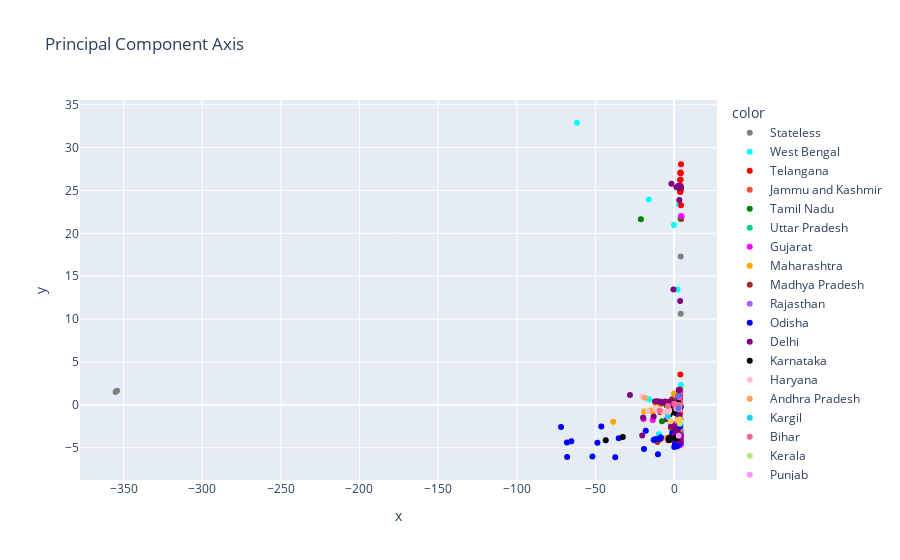

This figure's notebook cell:
### Code cell
for_x = final_df.PC1.tolist()
for_y = final_df.PC2.tolist()
for_states = final_df.State.tolist()
for_hover = final_df.StrainID.tolist()

fig = px.scatter(x=for_x, y=for_y, color=for_states, title="Principal Component Axis",
                color_discrete_map={
                "Stateless": "grey",
                "Tamil Nadu": "green",
                "Telangana": "red",
                "Maharashtra": "orange",
                "Gujarat": "magenta",
                "Delhi": "purple",
                "West Bengal": "aqua",
                "Haryana": "pink",
                "Odisha": "blue",
                "Madhya Pradesh": "brown",
                "Karnataka": "black"
                })

fig.show()

### Figure 1 — Plotly figure (JSON) as saved in the notebook; plotly's stock layout.template omitted (floating-point values rounded to 4 significant figures; data arrays with more than 128 entries replaced by an {"elided": "..."} marker saying what was removed)
{"data": [{"hovertemplate": "color=Stateless<br>x=%{x}<br>y=%{y}<extra></extra>", "legendgroup": "Stateless", "marker": {"color": "grey", "symbol": "circle"}, "mode": "markers", "name": "Stateless", "orientation": "v", "showlegend": true, "type": "scatter", "x": [4.326, 4.234, 4.184, 4.195, 4.186, 4.351, 4.243, 3.793, 3.674, 3.899, 4.296, 3.976, 3.934, 4.228, 3.83, 3.805, 3.914, 3.805, 2.591, 3.988, 4.201, 3.545, 4.111, 4.186, 4.243, -354.1, -355.0], "xaxis": "x", "y": [-3.484, -3.51, -3.755, -3.532, -3.55, -3.46, -3.616, -1.735, -1.833, -1.7, 10.61, -1.631, -1.675, 17.29, -1.729, -1.713, -1.578, -1.686, -0.0907, -1.704, -3.554, -1.747, -3.575, -3.509, -3.616, 1.629, 1.493], "yaxis": "y"}, {"hovertemplate": "color=West Bengal<br>x=%{x}<br>y=%{y}<extra></extra>", "legendgroup": "West Bengal", "marker": {"color": "aqua", "symbol": "circle"}, "mode": "markers", "name": "West Bengal", "orientation": "v", "showlegend": true, "type": "scatter", "x": [4.236, 4.174, 4.203, 4.163, 4.223, 3.652, 2.193, -15.77, 4.237, 4.087, 3.96, 4.353, 4.194, 4.176, 3.782, 4.344, 4.164, 4.158, 4.262, 3.905, 4.164, 4.29, 4.226, 3.991, 4.044, 4.239, 4.216, 4.005, 4.204, 4.078, 4.107, 3.917, 4.171, 4.227, 4.171, -9.614, 4.189, 3.513, 2.49, 3.031, -61.73, -0.05571, -16.09, 3.199, 3.132], "xaxis": "x", "y": [-3.598, -3.634, -3.532, -3.154, -3.624, -0.09868, 13.46, 0.6577, -3.477, -3.27, -2.261, 2.304, -3.514, -3.479, -2.418, -2.443, -3.548, -3.516, -3.547, 1.796, -0.08646, -3.436, -3.111, -3.572, -3.691, -3.508, -3.565, -3.509, -3.443, -2.281, -3.565, -3.609, -3.557, -3.58, -3.557, -3.425, -3.169, -3.561, -0.5524, -0.4537, 32.89, 20.98, 23.95, 23.38, -0.2552], "yaxis": "y"}, {"hovertemplate": "color=Telangana<br>x=%{x}<br>y=%{y}<extra></extra>", "legendgroup": "Telangana", "marker": {"color": "red", "symbol": "circle"}, "mode": "markers", "name": "Telangana", "orientation": "v", "showlegend": true, "type": "scatter", "x": [4.236, 4.696, 4.132, 4.517, 4.241, 4.446, 3.628, 4.039, 4.115, 4.007, 3.904, 3.865, 4.435, 3.837, 4.086, 4.033, 4.097, 3.822, 3.968, 4.054, 4.128, 3.531, 4.034, 3.544, 3.439, 3.576, 3.821, 3.935, 3.863, 3.847, 3.881, 3.847, 3.872, 3.654, 3.706, 3.707, 3.821, 3.728, 3.942, 3.947, 3.81, 3.712, 3.813, 3.826, 3.709, 3.68, 3.795, 3.795, 3.651, 3.744, 3.626, 3.726, 3.545, 3.707, 3.648, 3.718, 3.673, 3.852, 3.803, 3.719, 3.574, 4.459, 3.929, 3.968, 4.008, 3.936, 4.052, 4.086, 4.022, 4.015, 4.332, 3.87, 4.208, 3.981, 4.132, 4.04, 3.604, 3.774, 3.646, 3.61, 3.746, 3.586, 3.695, 3.65, 3.667, 3.613, 3.624, 3.615, 4.047, 3.386, 3.446, 3.936, 3.65, 3.604, 3.402, 3.55, 3.88], "xaxis": "x", "y": [25.13, 21.92, 27.1, 21.67, 27.03, 28.06, -2.155, 27.04, 25.38, 25.37, 25.41, 25.41, 25.41, 25.38, 26.24, 25.32, 25.43, 25.43, 26.24, 25.34, 25.13, 1.454, -0.2316, -0.2897, -0.4309, -0.3325, -0.3742, -0.2953, -3.68, -3.661, -3.662, -3.661, -3.695, -3.713, -3.64, -3.646, -3.796, -3.837, -3.914, -3.871, -3.823, -3.818, -3.83, -3.843, 1.724, 1.737, -3.617, -3.617, -0.1584, -0.3171, -0.1683, 1.74, -0.08216, -0.5189, -0.1087, 1.761, 1.757, -0.3156, 1.732, -0.3359, 0.03636, 23.28, -0.1344, 25.18, 24.93, -0.1121, 25.34, 25.54, 25.35, 25.35, 25.31, 24.82, 25.23, 25.19, 24.85, 26.26, -0.2391, -0.3295, -0.2378, -0.2348, -1.026, -0.2587, -1.029, -0.2646, 0.8344, -0.2253, 0.7449, -0.2163, 3.536, -0.06154, -0.2098, 1.563, -0.1941, -0.2274, 0.7669, -0.3985, -3.28], "yaxis": "y"}, {"hovertemplate": "color=Jammu and Kashmir<br>x=%{x}<br>y=%{y}<extra></extra>", "legendgroup": "Jammu and Kashmir", "marker": {"color": "#EF553B", "symbol": "circle"}, "mode": "markers", "name": "Jammu and Kashmir", "orientation": "v", "showlegend": true, "type": "scatter", "x": [2.996], "xaxis": "x", "y": [1.044], "yaxis": "y"}, {"hovertemplate": "color=Tamil Nadu<br>x=%{x}<br>y=%{y}<extra></extra>", "legendgroup": "Tamil Nadu", "marker": {"color": "green", "symbol": "circle"}, "mode": "markers", "name": "Tamil Nadu", "orientation": "v", "showlegend": true, "type": "scatter", "x": [3.66, 3.093, 3.281, 3.749, 3.588, 3.914, -4.717, 1.75, -7.616, -2.208, 1.635, 1.76, -1.08, 4.064, 4.085, 3.982, 4.229, -21.06, 1.559, 3.876, 3.862, 3.856, 3.862, 3.862, 3.525, 3.86, 3.757, 3.741, 3.778, 3.881, 3.787, 3.705, 3.787, 3.757], "xaxis": "x", "y": [1.013, -0.1207, -0.09316, -0.3566, -0.0665, -0.06417, -0.07448, -1.015, -1.906, -0.5145, -0.3715, -0.5051, 0.3382, 25.42, 25.4, 25.31, 21.76, 21.65, -0.1011, -3.724, -3.73, -3.719, -3.73, -3.73, -0.1931, -3.74, -3.724, -3.728, -3.736, -3.721, -3.717, -3.729, -3.723, -3.724], "yaxis": "y"}, {"hovertemplate": "color=Uttar Pradesh<br>x=%{x}<br>y=%{y}<extra></extra>", "legendgroup": "Uttar Pradesh", "marker": {"color": "#00cc96", "symbol": "circle"}, "mode": "markers", "name": "Uttar Pradesh", "orientation": "v", "showlegend": true, "type": "scatter", "x": [3.451, -0.1457, 2.467, 3.554, -0.01488], "xaxis": "x", "y": [0.004455, -0.1622, -3.751, -0.09771, -3.572], "yaxis": "y"}, {"hovertemplate": "color=Gujarat<br>x=%{x}<br>y=%{y}<extra></extra>", "legendgroup": "Gujarat", "marker": {"color": "magenta", "symbol": "circle"}, "mode": "markers", "name": "Gujarat", "orientation": "v", "showlegend": true, "type": "scatter", "x": {"elided": "201 float values"}, "xaxis": "x", "y": {"elided": "201 float values"}, "yaxis": "y"}, {"hovertemplate": "color=Maharashtra<br>x=%{x}<br>y=%{y}<extra></extra>", "legendgroup": "Maharashtra", "marker": {"color": "orange", "symbol": "circle"}, "mode": "markers", "name": "Maharashtra", "orientation": "v", "showlegend": true, "type": "scatter", "x": [3.649, 3.675, 3.514, 3.573, 3.527, 3.65, 3.564, 3.686, 3.204, 1.974, -38.67, 3.154, 2.886, 3.288, -13.43, 3.343, 2.924, 1.627, 2.149, 3.355, -15.0, 3.123, -4.537, 3.268, 1.153, -13.1, 3.483, 1.34, 3.321, -0.1042, -1.202, 3.055, 3.203, 3.502, 3.523, 3.38, 2.812, 3.294, 3.075, -4.399, 2.499, 2.561, -8.687, -19.01, 0.7674, -11.65, 3.63, 3.624, 3.901, 3.594, 3.869, 3.585, 3.586, 3.274, 3.38, 3.302, 3.367, 2.886, 3.642, 3.431, 3.478, 3.609, 3.672, 3.547, 3.244, 3.564, 3.508, 3.662, 3.47, -0.8484, -0.412, 2.797, 1.93, 3.03, 3.205, 2.876, 3.377, 2.946, 3.182, 3.264], "xaxis": "x", "y": [-4.294, -4.302, -4.331, -4.259, -4.152, -4.254, -4.309, -4.332, -4.158, -3.078, -1.974, -2.887, -3.04, -0.6916, -0.7568, -0.7123, 0.4307, -0.5205, -0.6609, 0.2646, -0.6546, -2.233, -3.832, -0.7282, -0.6567, -0.6866, -4.327, -4.31, -4.208, 1.319, -3.624, -4.27, -4.389, -4.24, -4.144, -4.381, -0.6184, -4.232, -4.23, -0.8413, -0.4563, -0.2249, 0.05121, -0.7784, -0.3598, 0.2005, -0.2532, -0.206, -3.807, -2.482, -3.381, -4.33, -4.291, -2.748, -2.827, -2.877, -2.85, -0.8506, -4.294, -0.6813, 0.2769, -4.307, -4.261, -4.287, -2.443, -4.193, 1.204, -4.185, -4.19, -4.022, -3.923, -4.249, -2.489, -2.482, -4.114, -2.246, -4.241, -4.177, -2.899, -4.207], "yaxis": "y"}, {"hovertemplate": "color=Madhya Pradesh<br>x=%{x}<br>y=%{y}<extra></extra>", "legendgroup": "Madhya Pradesh", "marker": {"color": "brown", "symbol": "circle"}, "mode": "markers", "name": "Madhya Pradesh", "orientation": "v", "showlegend": true, "type": "scatter", "x": [-11.22, -8.414, -10.52, -3.714, -0.8672, -3.553, -1.26, 2.741, -8.61, -1.072, 4.261, 4.162, 2.577, 3.846, 3.067, 3.8, 3.481, -2.023, 3.407], "xaxis": "x", "y": [-4.037, -3.997, -4.345, -3.996, -3.958, -4.134, 0.6565, -4.064, -0.8499, -3.512, -3.453, -3.558, -2.828, -3.944, -3.573, -3.557, -3.465, -2.641, 0.8313], "yaxis": "y"}, {"hovertemplate": "color=Rajasthan<br>x=%{x}<br>y=%{y}<extra></extra>", "legendgroup": "Rajasthan", "marker": {"color": "#ab63fa", "symbol": "circle"}, "mode": "markers", "name": "Rajasthan", "orientation": "v", "showlegend": true, "type": "scatter", "x": [4.042, 3.667, 3.949, 3.091, 4.179, 3.332], "xaxis": "x", "y": [-0.01412, -2.526, -0.1247, -0.7022, -3.471, -0.005694], "yaxis": "y"}, {"hovertemplate": "color=Odisha<br>x=%{x}<br>y=%{y}<extra></extra>", "legendgroup": "Odisha", "marker": {"color": "blue", "symbol": "circle"}, "mode": "markers", "name": "Odisha", "orientation": "v", "showlegend": true, "type": "scatter", "x": [-68.08, -48.71, -71.81, -46.24, 1.585, -17.96, -8.483, 1.106, -8.478, 1.885, 1.801, -37.34, 0.5702, -1.153, -12.12, 1.083, 1.689, -10.05, 3.798, 2.011, 1.848, 2.006, 1.803, 1.54, -12.89, 1.644, 1.088, -35.15, -19.08, -10.22, 3.661, 2.215, 2.01, 3.944, 3.544, 3.486, -67.98, 0.1421, 1.946, 1.821, -65.3, 1.91, 2.024, -51.86, -1.036, 4.138], "xaxis": "x", "y": [-4.381, -4.433, -2.574, -2.538, -3.101, -3.017, -3.818, -3.22, -3.802, -4.465, -4.431, -6.111, -4.544, -3.246, -4.018, -3.138, -3.09, -3.973, -2.531, -2.993, -4.463, -2.996, -3.127, -0.9881, -4.111, -3.108, -4.63, -3.891, -5.163, -5.76, -4.423, -4.706, -4.831, -4.172, -4.42, -4.534, -6.092, -4.922, -4.636, -4.826, -4.236, -4.408, -4.401, -6.027, -0.174, -0.2627], "yaxis": "y"}, {"hovertemplate": "color=Delhi<br>x=%{x}<br>y=%{y}<extra></extra>", "legendgroup": "Delhi", "marker": {"color": "purple", "symbol": "circle"}, "mode": "markers", "name": "Delhi", "orientation": "v", "showlegend": true, "type": "scatter", "x": [2.994, -28.01, 1.957, 1.051, 3.907, 3.069, 2.869, 3.538, 3.866, 3.527, 3.894, 3.401, 3.055, 3.362, -1.634, -2.374, 1.535, 3.166, 2.904, 2.789, -2.016, 1.367, -0.377, 0.5564, 2.683, 3.083, 3.327, 3.307, -2.921, 1.327, 3.936, -0.2546, -20.22, 2.669, 0.2807, -1.75, 3.297, 2.503, 3.806, 3.908, 3.382, 3.741, 3.641, 3.818, 3.733, 3.509, 3.953, 2.335, 3.594, 3.363, 3.906, 3.585, 1.36, -19.67, 2.593, 3.595, 3.134, -12.93, 2.825, 1.894, 2.756, 3.033, -0.9548, 3.023, -4.414, 2.133, -1.926, 0.1391, -1.777, -7.654, -3.885, -8.592, -9.157, -10.66, -12.07, -5.8], "xaxis": "x", "y": [-0.3908, 1.158, -3.048, -2.949, 25.41, -1.113, 25.47, 25.44, 25.46, 25.5, 25.33, 25.38, 25.34, 23.88, 25.78, 0.3206, 25.36, 25.47, 25.54, 25.45, 0.4138, 0.09904, 13.44, 0.2337, 25.36, 25.43, 25.39, 25.45, 0.1353, -3.455, -3.624, -3.622, -3.581, -1.567, -2.511, -2.365, -2.143, -0.4023, 0.9737, 12.11, 1.725, -0.108, -3.514, -3.541, -3.515, -3.776, -3.673, -4.137, -4.143, -4.193, -4.162, -4.094, -0.2564, -1.472, 0.6957, 0.8956, 0.7983, -1.361, -0.1908, -0.6293, 1.003, 0.02925, 0.1897, 1.739, -1.691, -0.03871, -0.9106, -0.3749, 0.179, 0.2232, 0.3358, 0.3739, 0.3545, 0.4145, 0.3866, 0.4004], "yaxis": "y"}, {"hovertemplate": "color=Karnataka<br>x=%{x}<br>y=%{y}<extra></extra>", "legendgroup": "Karnataka", "marker": {"color": "black", "symbol": "circle"}, "mode": "markers", "name": "Karnataka", "orientation": "v", "showlegend": true, "type": "scatter", "x": [-2.442, -32.56, 0.9152, 2.043, -3.008, -3.564, -43.42, -1.758, -3.197, -2.853, -2.99, 2.965, -2.891, -3.016, -2.972, -2.886, 0.09545], "xaxis": "x", "y": [-3.945, -3.747, -3.869, -3.887, -0.4338, -1.06, -4.116, -0.793, -0.8462, -3.848, -3.847, 0.1447, -1.14, -4.095, -4.088, -0.9214, -0.9025], "yaxis": "y"}, {"hovertemplate": "color=Haryana<br>x=%{x}<br>y=%{y}<extra></extra>", "legendgroup": "Haryana", "marker": {"color": "pink", "symbol": "circle"}, "mode": "markers", "name": "Haryana", "orientation": "v", "showlegend": true, "type": "scatter", "x": [-3.72, 1.533, -7.41, -11.95, -3.779, 3.114, -20.11, -16.83, -3.018, 3.052, 3.11], "xaxis": "x", "y": [-0.9361, -0.4268, -0.7938, -0.5263, -0.5082, -0.4032, 0.9528, -0.731, -0.6603, -0.4377, -0.4599], "yaxis": "y"}, {"hovertemplate": "color=Andhra Pradesh<br>x=%{x}<br>y=%{y}<extra></extra>", "legendgroup": "Andhra Pradesh", "marker": {"color": "#FFA15A", "symbol": "circle"}, "mode": "markers", "name": "Andhra Pradesh", "orientation": "v", "showlegend": true, "type": "scatter", "x": [-18.63, 3.535], "xaxis": "x", "y": [0.8153, -0.06234], "yaxis": "y"}, {"hovertemplate": "color=Kargil<br>x=%{x}<br>y=%{y}<extra></extra>", "legendgroup": "Kargil", "marker": {"color": "#19d3f3", "symbol": "circle"}, "mode": "markers", "name": "Kargil", "orientation": "v", "showlegend": true, "type": "scatter", "x": [-3.82], "xaxis": "x", "y": [-1.425], "yaxis": "y"}, {"hovertemplate": "color=Bihar<br>x=%{x}<br>y=%{y}<extra></extra>", "legendgroup": "Bihar", "marker": {"color": "#FF6692", "symbol": "circle"}, "mode": "markers", "name": "Bihar", "orientation": "v", "showlegend": true, "type": "scatter", "x": [2.915, -9.093, -3.832, 3.498, 0.1037, 0.987], "xaxis": "x", "y": [-0.05403, -0.6979, -0.1367, 0.8844, 0.1393, 0.03695], "yaxis": "y"}, {"hovertemplate": "color=Kerala<br>x=%{x}<br>y=%{y}<extra></extra>", "legendgroup": "Kerala", "marker": {"color": "#B6E880", "symbol": "circle"}, "mode": "markers", "name": "Kerala", "orientation": "v", "showlegend": true, "type": "scatter", "x": [3.765, 3.722], "xaxis": "x", "y": [-1.964, -2.218], "yaxis": "y"}, {"hovertemplate": "color=Punjab<br>x=%{x}<br>y=%{y}<extra></extra>", "legendgroup": "Punjab", "marker": {"color": "#FF97FF", "symbol": "circle"}, "mode": "markers", "name": "Punjab", "orientation": "v", "showlegend": true, "type": "scatter", "x": [3.017], "xaxis": "x", "y": [-3.602], "yaxis": "y"}, {"hovertemplate": "color=Ladakh<br>x=%{x}<br>y=%{y}<extra></extra>", "legendgroup": "Ladakh", "marker": {"color": "#FECB52", "symbol": "circle"}, "mode": "markers", "name": "Ladakh", "orientation": "v", "showlegend": true, "type": "scatter", "x": [3.595, 2.26, 3.252, 2.862, 3.59, -2.19], "xaxis": "x", "y": [-1.72, -1.763, -1.735, -1.745, -1.757, -1.92], "yaxis": "y"}, {"hovertemplate": "color=Assam<br>x=%{x}<br>y=%{y}<extra></extra>", "legendgroup": "Assam", "marker": {"color": "#636efa", "symbol": "circle"}, "mode": "markers", "name": "Assam", "orientation": "v", "showlegend": true, "type": "scatter", "x": [2.74, 2.892], "xaxis": "x", "y": [-0.3984, 1.008], "yaxis": "y"}], "layout": {"legend": {"title": {"text": "color"}, "tracegroupgap": 0}, "title": {"text": "Principal Component Axis"}, "xaxis": {"anchor": "y", "domain": [0, 1], "title": {"text": "x"}}, "yaxis": {"anchor": "x", "domain": [0, 1], "title": {"text": "y"}}}}
